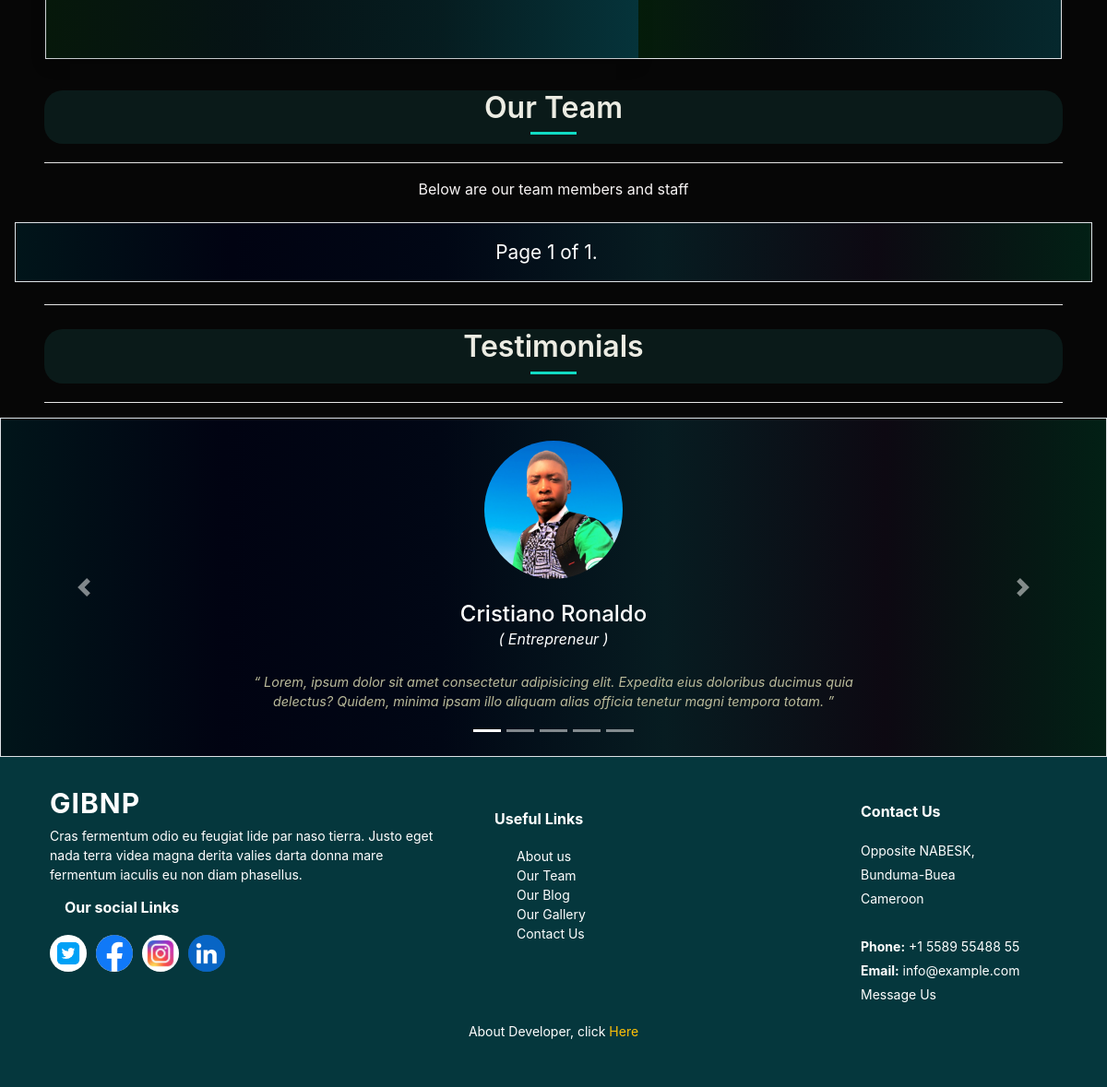
Before: / (lower part) with the older database file.
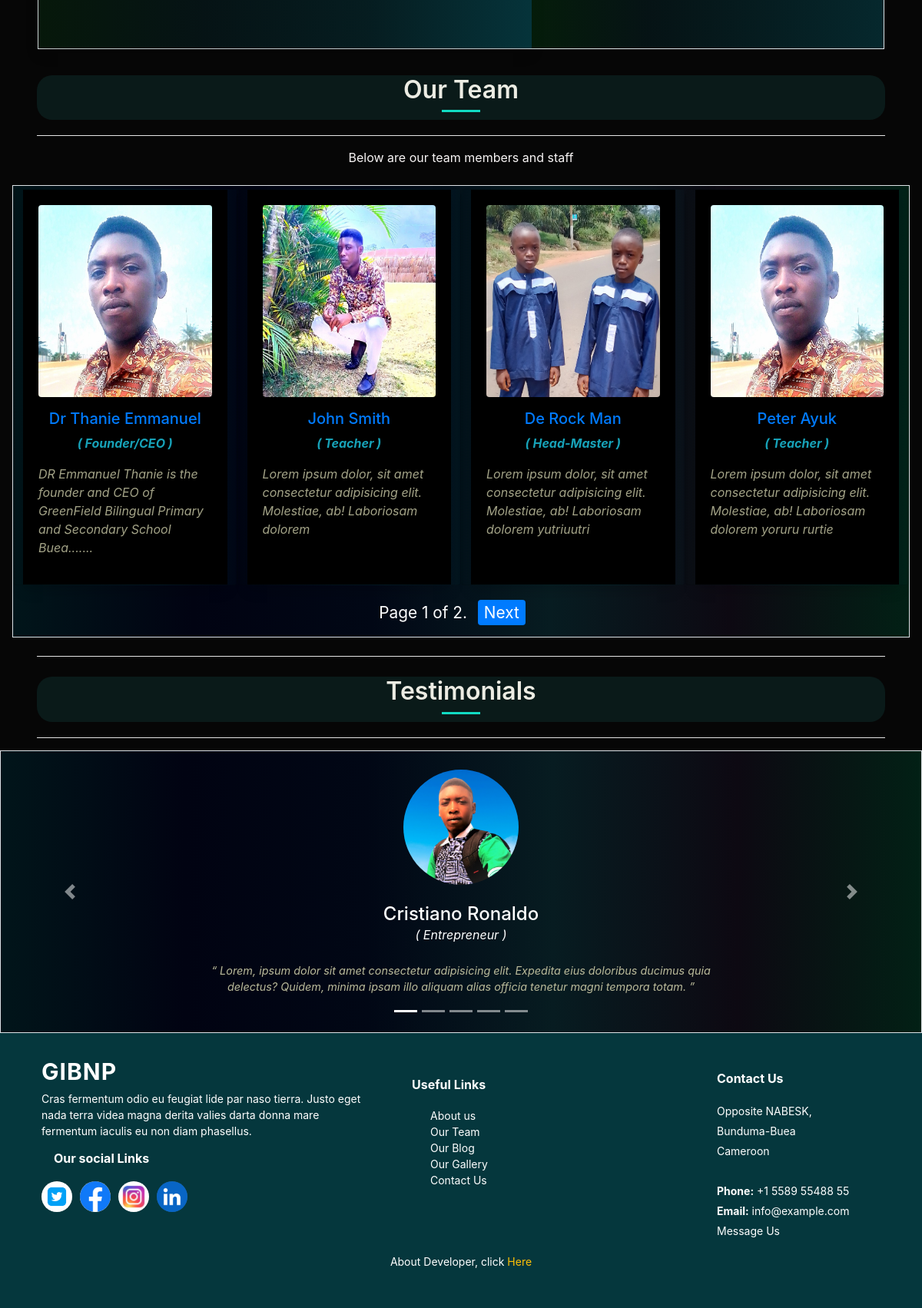
After: the same page with the newer database file.
### base/models.py (models this page shows, shortened)
class Team(models.Model):
    name = models.CharField(max_length=50)
    member_img = models.ImageField(upload_to='Team_images', validators=[FileExtensionValidator(['jpg','png'])])
    description = models.TextField()
    position = models.CharField(max_length=50)

### base/views.py (the view)
# urls.py: path('', views.index, name='index'),
def index(request):
    team = Team.objects.all()
    paginator = Paginator(team, 4)
    page_number = request.GET.get('page')
    page_obj = paginator.get_page(page_number)
    context = {
        'page_obj':page_obj,
    }
    return render(request, 'index.html', context)

### templates/index.html (shortened to what the changed rows need)
{% load static %}
<html lang="en">
  <head>
    <link rel="stylesheet" href="https://maxcdn.bootstrapcdn.com/bootstrap/4.5.2/css/bootstrap.min.css" />
    <link rel="stylesheet" href="https://cdn.jsdelivr.net/npm/bootstrap@4.6.2/dist/css/bootstrap.min.css" />
    <link rel="stylesheet" href="{% static 'css/style.css' %}" />
    <link rel="stylesheet" href="https://cdnjs.cloudflare.com/ajax/libs/font-awesome/4.7.0/css/font-awesome.min.css">
  </head>
  <body>
    <br><br>
    <section class="team" id="team">
      <div class="section-header mt-3 mx-5">
        <h2 style="color:#ECECE3;">Our Team</h2><hr class="bg-white">
      </div>
      <div class="row mx-3 my-4 text-white justify-content-start border" style="background:linear-gradient(to right, #01151A,#010312,#010715,#071C21,#0D0912,#022015);">
        {% for member in page_obj %}
        <div class="col-md-3 card px-2 my-1 justify-content-center" style="background:linear-gradient(to right,#011A070E,#0555612A,#05556149,#0555610C); color:#B8CFD6DD;">
          <div class="shadow card-body mx-1" style="background:#000;">
            <img src="{{member.member_img.url}}" class="rounded" width="100%" height="250" alt="Board member">
            <h5 class="mt-3 text-center text-primary">{{member.name}}</h5>
            <p class="text-center text-info font-weight-bold" style="font-size:1rem;"><i>( {{member.position}} )</i></p>
            <p style='color:#D8D8B3C1;'><i>{{member.description}}</i></p>
          </div>
        </div>
        {% endfor %}
        <div class="pagination justify-content-center d-flex my-3 col-md-12">
          <div class="pagination">
              <span class="step-links">
              <span class="current text-white" style='font-size:1.3em;'>
                  Page {{ page_obj.number }} of {{ page_obj.paginator.num_pages }}.
              </span>
                  {% if page_obj.has_next %}
                  <a class="text-white" href="?page={{ page_obj.next_page_number }}" style='font-size:1.3em;'><span class="bg-primary rounded py-1 px-2 mx-2">Next</span></a>
                  {% endif %}
              </span>
          </div>
        </div>
      </div>
    </section>
    <section class="testimonial" id="testimonials">
      <div class="section-header mt-3 mx-5">
        <h2 style="color:#ECECE3;">Testimonials</h2><hr class="bg-white">
      </div>
    </section>
  </body>
</html>

Changed rows visible on the page:
added Team: member_img (picture), name "Dr Thanie Emmanuel", position "Founder/CEO", description "DR Emmanuel Thanie is the founder and CEO of GreenField Bilingual Primary and Secondary School Buea......."
added Team: member_img (picture), name "John Smith", position "Teacher", description "Lorem ipsum dolor, sit amet consectetur adipisicing elit. Molestiae, ab! Laboriosam dolorem"
added Team: member_img (picture), name "De Rock Man", position "Head-Master", description "Lorem ipsum dolor, sit amet consectetur adipisicing elit. Molestiae, ab! Laboriosam dolorem yutriuutri"
added Team: member_img (picture), name "Peter Ayuk", position "Teacher", description "Lorem ipsum dolor, sit amet consectetur adipisicing elit. Molestiae, ab! Laboriosam dolorem yoruru rurtie"
Other visible differences:
{{ page_obj.paginator.num_pages }}: "1" → "2"
text now shown: "Next"
